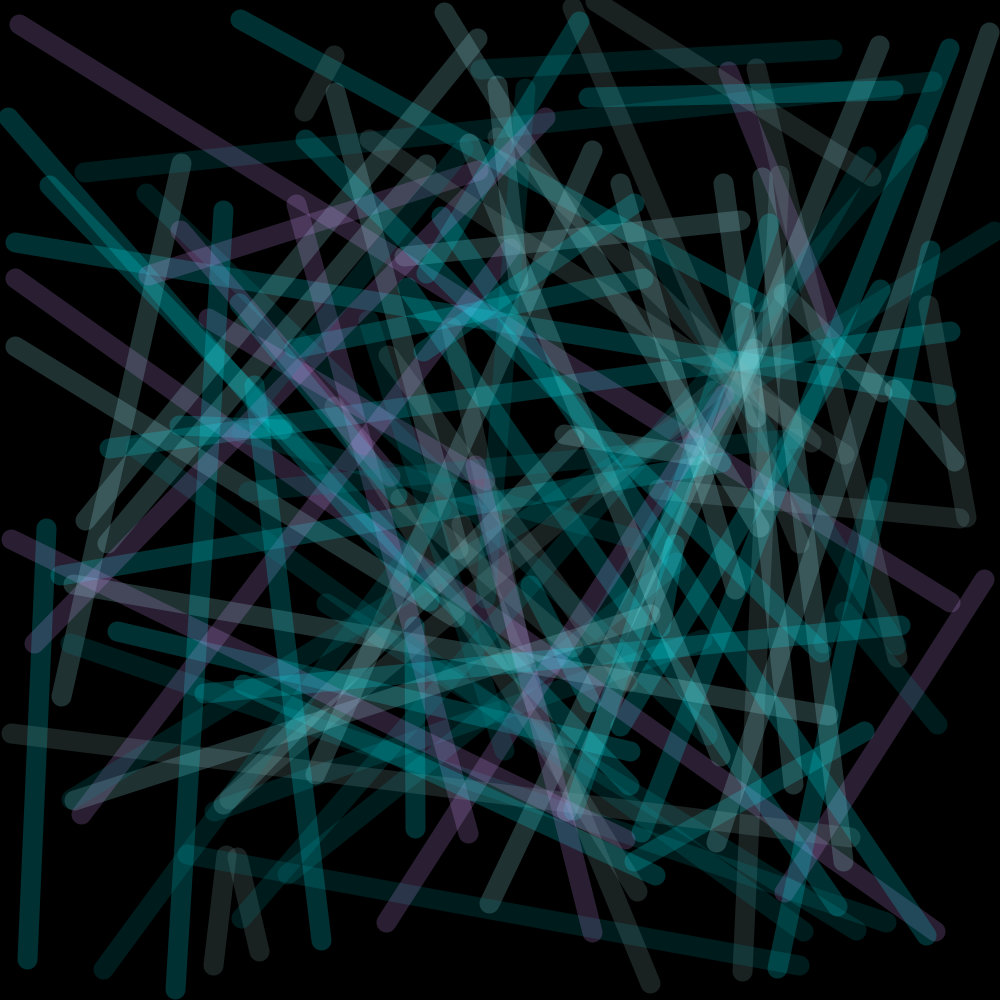
Frame 1 (no input)
Frame 60 (the mouse pressed at the canvas centre just before this capture): identical to frame 1, image omitted
Frame 120 (the mouse held since frame 60 and released just before this capture): identical to frame 1, image omitted

The Processing sketch that drew this single still picture (run headless with seeded random() and noise(); from frame 60 on, the mouse is pressed at the canvas centre):

// Processing sketch: i_was_crazy_once
// ── i_was_crazy_once.pde
//Crazy? I was crazy once. They trapped me in a room, a line room. A line room filled with lines. The lines made me crazy.
//...
//the lines...all 105 of them...

int CyanColor;

void setup()
{
  
 size(1000, 1000);
 background(0);
 strokeWeight(20);
 
 for(int i = 1; i < 105; i++)
  {
    
    CyanColor = int(random(0, 5));
    
    switch (CyanColor) //1/5 chance to be a purple line instead lol
    {
    
      case 0:
      stroke(0, 244, 255, 50);
      break;
    
      case 1:
      stroke(162, 251, 255, 50);
      break;
    
      case 2:
      stroke(0, 136, 142, 50);
      break;
    
      case 3:
      stroke(129, 168, 170, 50);
      break;
    
      case 4:
      stroke(212, 160, 255, 50); //impostor!
      break;
    
    }
    
    line(random(0, 1000), random(0, 1000), random(0, 1000), random(0, 1000));
    
  }
  
}

void draw()
{
   
  //Ah, alone again...
  
}
